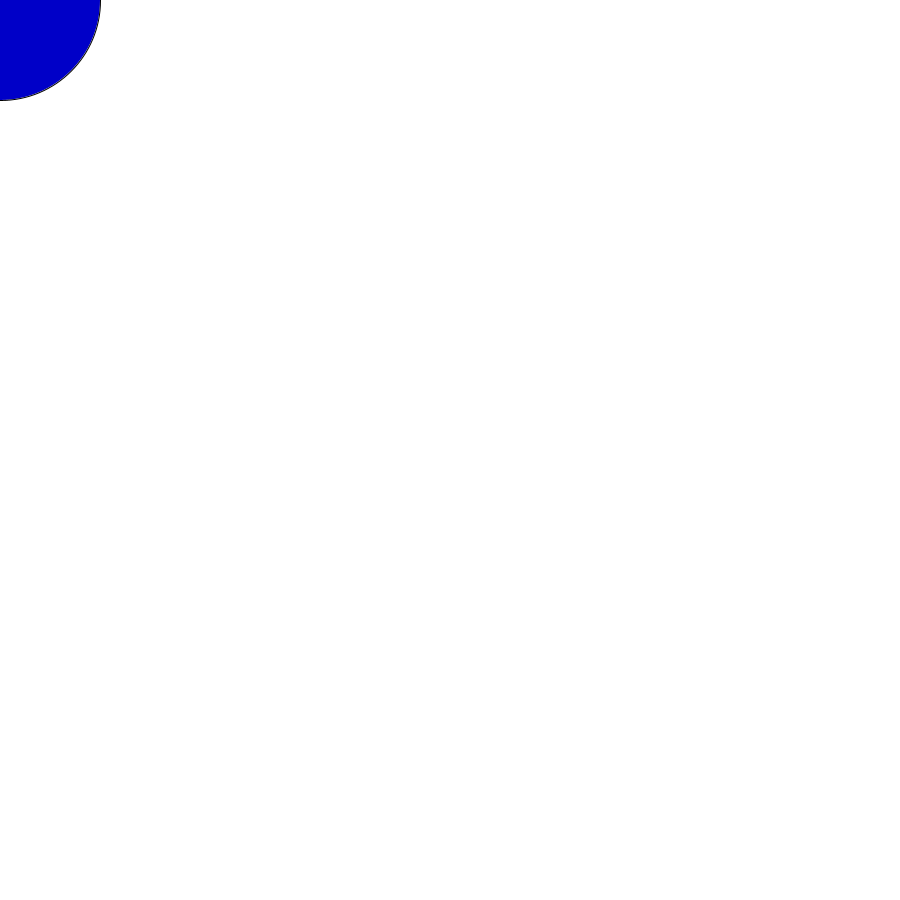
Frame 1 (no input)
Frame 60 (the mouse pressed at the canvas centre just before this capture): identical to frame 1, image omitted
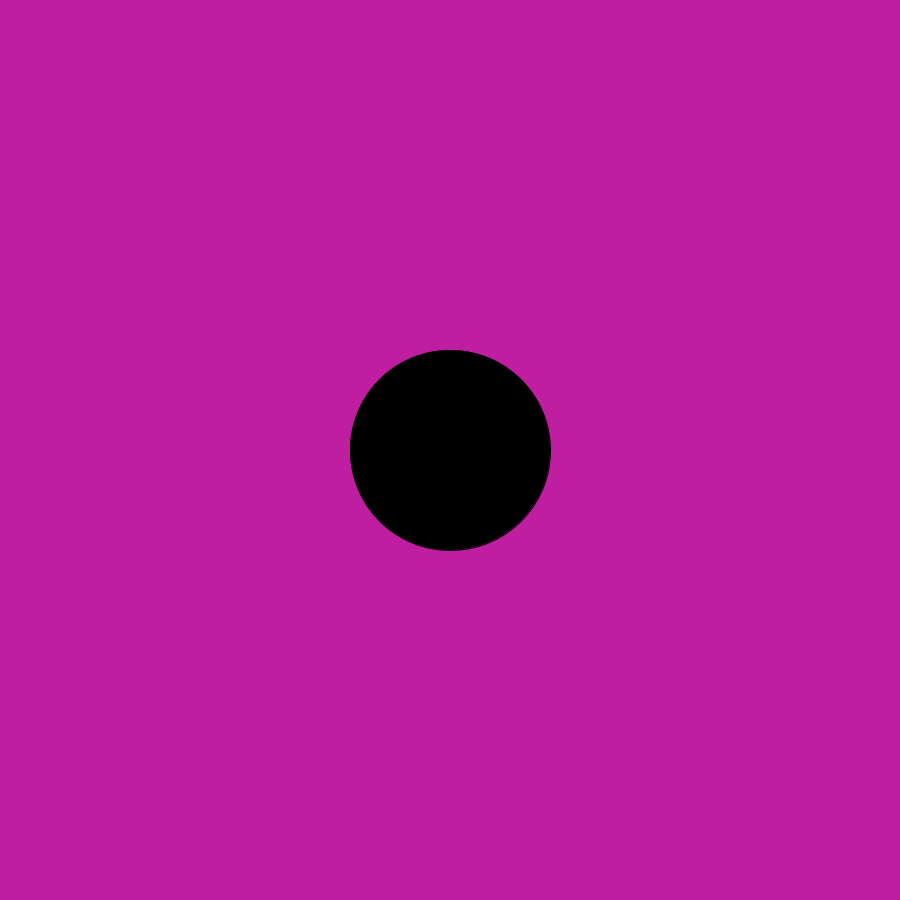
Frame 120 (the mouse held since frame 60 and released just before this capture)

The Processing sketch that drew these frames (run headless with seeded random() and noise(); from frame 60 on, the mouse is pressed at the canvas centre):

// Processing sketch: Assignment_4_pt2
// ── Assignment_4_pt2.pde
int x; 
int y; 
int size; 
float dist; 
boolean buttonClicked; 
void setup(){
  size(900, 900); 
  x = width/3; 
  y = height/3; 
  size = 200; 
}

void draw(){
    
  if(buttonClicked){
    frameRate(9);
    background(random(0,255),random(0,255),random(0,255)); 
    fill(0); 
  }else{
    background(255); 
    fill(0, 0, 200); 
  }
  
  ellipse(mouseX, mouseY, size, size);  
  
  println(calcDistance(x, y)); 
}

void mousePressed(){
  if(calcDistance(mouseX,mouseY) <= 50){
    buttonClicked = !buttonClicked; 
  }
  
}

float calcDistance(int xPos, int yPos){
    dist = dist(mouseX, mouseY, xPos, yPos);
    return dist; 
}
